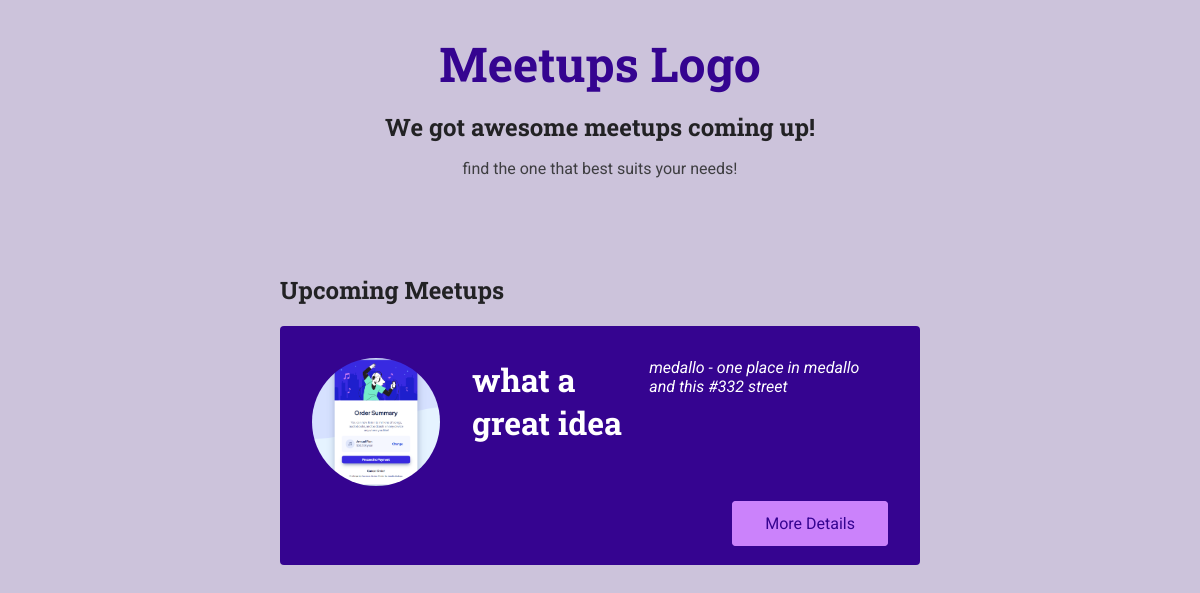
/meetups/, run on an earlier commit of the app's database.
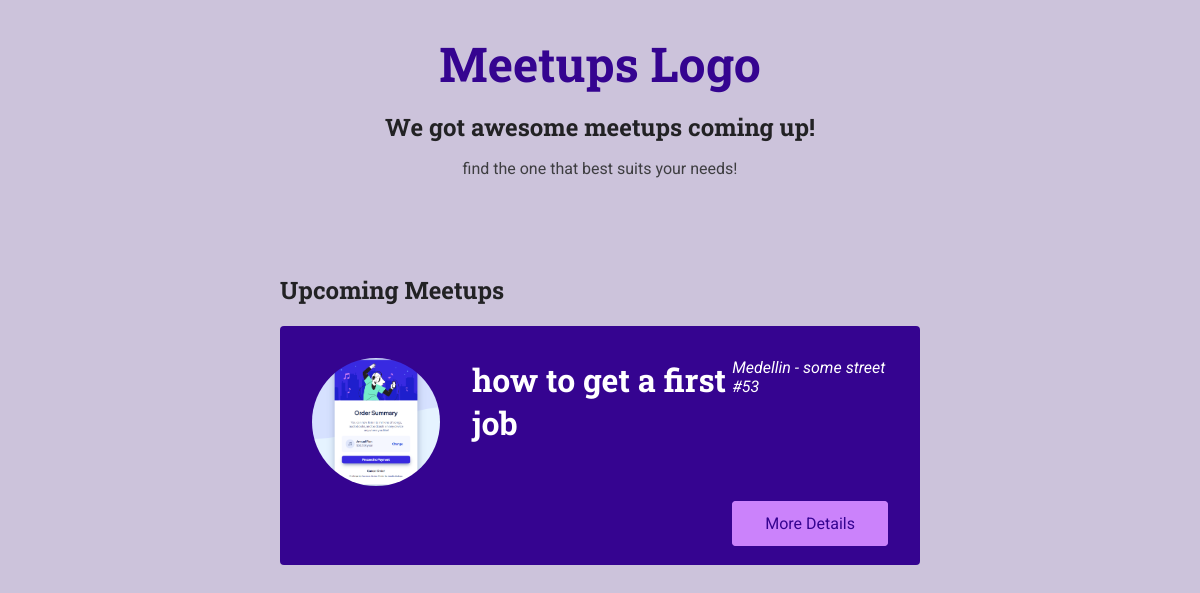
And on a later commit of the database.
### meetups/models.py (models this page shows, shortened)
class Meetup(models.Model):
    title = models.CharField(max_length=255)
    organizer_email = models.EmailField(max_length=255)
    date = models.DateField(null=True)
    slug = models.SlugField(unique=True)
    description = models.TextField()
    img = models.ImageField(upload_to='images')
    location = models.ForeignKey(Locations, on_delete=models.CASCADE)
    participants = models.ManyToManyField(Participant, blank=True)

class Locations(models.Model):
    name = models.CharField(max_length = 200)
    address = models.CharField(max_length = 300)
    def __str__(self):
        return f'{self.name} - {self.address}'

### meetups/views.py (the view)
# urls.py: path('meetups/', views.index, name='all-meetups'), # the 'name' attribute is use to specify the url
def index(request):
    meetups_available = Meetup.objects.all()
    return render(request, 'meetups/index.html', {
        'show_meetups': True,
        'meetups': meetups_available
    })

### meetups/templates/meetups/index.html (shortened to what this page needs)
{% extends 'meetups/bases/base.html' %}
{% load static %}
{% block css_link %}<link rel="stylesheet" href="{% static 'meetups/styles/all-meetups.css' %}">{% endblock %}
{% block main_title %}We got awesome meetups coming up!{% endblock %}
{% block description %}find the one that best suits your needs!{% endblock %}
{% block main_body %}
    <section>
        <h2>Upcoming Meetups</h2>
        <ol>
            {% for meetup_item in meetups %}
                {% include 'meetups/includes/meetup-card.html' with title=meetup_item.title image=meetup_item.img.url location=meetup_item.location slug=meetup_item.slug %}
            {% endfor %}
        </ol>
    </section>
{% endblock %}

### meetups/templates/meetups/includes/meetup-card.html
<li class='meetup-item'>
    <article >
        <div cLass='meetup-summary'>
            <div class='meetup-image'>
                <img src="{{ image }}" alt="an image here">
            </div>
            <div class='meetup-details'>
                <h3>{{ title }}</h3>
            </div>
            <address class>{{ location }}</address>
        </div>
        <div class='meetup-actions'>
            <a href="{% url 'meetup-detail' slug %}" class='btn'>More Details</a>
        </div>
    </article>
</li>

What changed in the data, as far as the page shows it:
changed Meetup: title "what a great idea" → "how to get a first job"
changed Locations: name+address "medallo - one place in medallo and this #332 street" → "Medellin - some street #53"
